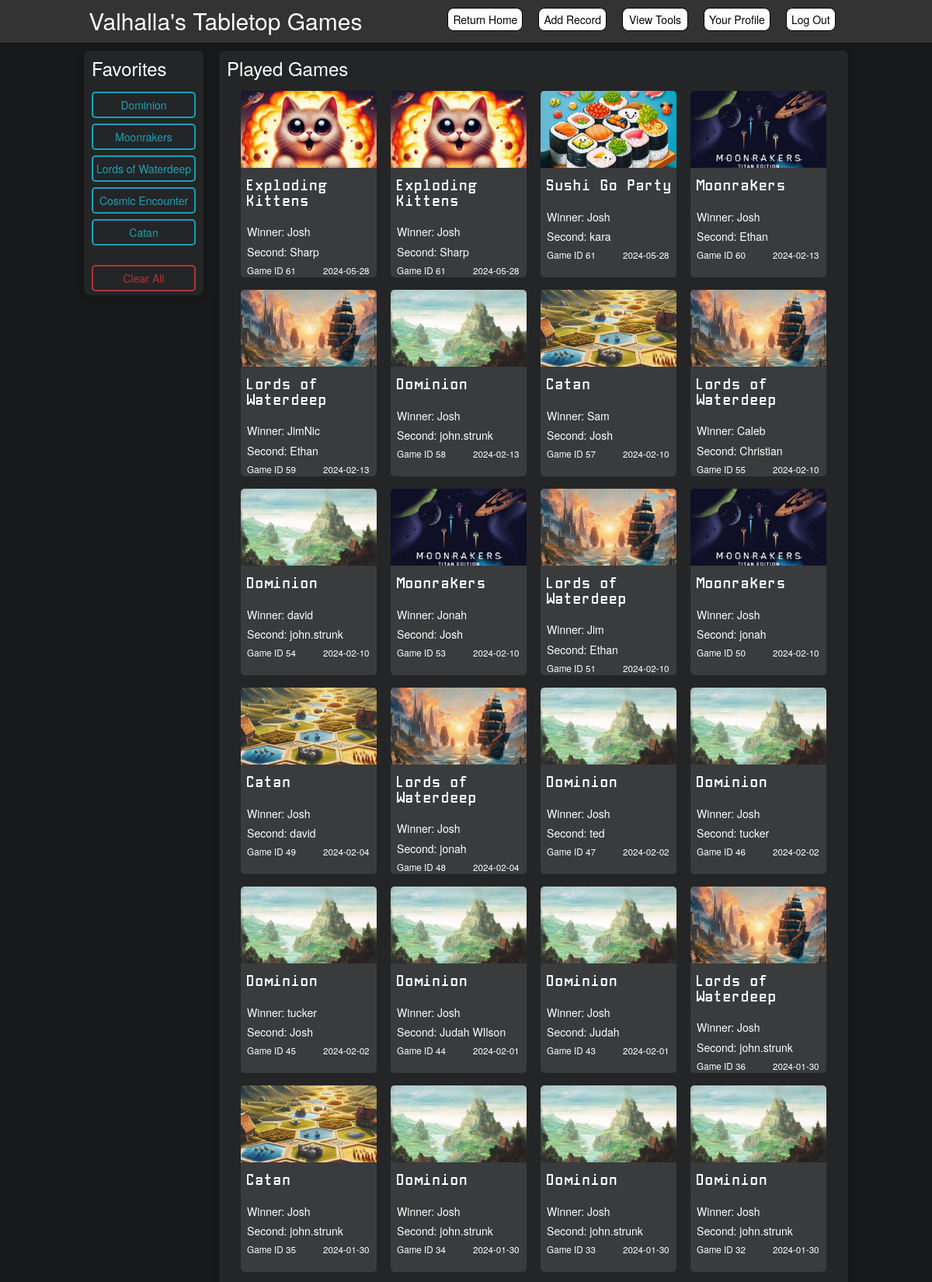
/showGames (signed in, upper part), run on the app's committed database.
### app.py (models this page shows)
class SupportedGames(db.Model):
        id = db.Column(db.Integer, primary_key=True)
        gameName = db.Column(db.String(50))
        numPlayers = db.Column(db.String(50))

class User(UserMixin, db.Model):
        id = db.Column(db.Integer, primary_key=True)
        fullname = db.Column(db.String(50), nullable=False)
        username = db.Column(db.String(15), nullable=False, unique=True)
        email = db.Column(db.String(50), nullable=False, unique=True)
        password = db.Column(db.String(80), nullable=False)
        favorites = db.relationship('SupportedGames', secondary=userFavorites, backref='favoritedby')
        played = db.relationship('SupportedNames', secondary=playedUsers, backref='playedwith')
        friends = db.relationship('User', secondary=friends,
                                primaryjoin=(friends.c.user_id == id),
                                secondaryjoin=(friends.c.friend_id == id),
                                backref=db.backref('friend_of', lazy='dynamic'),
                                lazy='dynamic')

class ExplodingKittensGame(db.Model):
    id = db.Column(db.Integer, primary_key=True)
    game_id = db.Column(db.Integer, nullable=False)
    winnerName = db.Column(db.String(50), nullable=False)
    secondName = db.Column(db.String(50), nullable=False)
    thirdName = db.Column(db.String(50))
    fourthName = db.Column(db.String(50))
    fifthName = db.Column(db.String(50))
    sixthName = db.Column(db.String(50))
    seventhName = db.Column(db.String(50))
    eighthName = db.Column(db.String(50))
    ninthName = db.Column(db.String(50))
    tenthName = db.Column(db.String(50))
    date = db.Column(db.Date)

class SushiGoPartyGame(db.Model):
    id = db.Column(db.Integer, primary_key=True)
    game_id = db.Column(db.Integer, nullable=False)
    winnerName = db.Column(db.String(50), nullable=False)
    winnerScore = db.Column(db.Integer, nullable=False)
    secondName = db.Column(db.String(50), nullable=False)
    secondScore = db.Column(db.Integer, nullable=False)
    thirdName = db.Column(db.String(50))
    thirdScore = db.Column(db.Integer)
    fourthName = db.Column(db.String(50))
    fourthScore = db.Column(db.Integer)
    fifthName = db.Column(db.String(50))
    fifthScore = db.Column(db.Integer)
    sixthName = db.Column(db.String(50))
    sixthScore = db.Column(db.Integer)
    seventhName = db.Column(db.String(50))
    seventhScore = db.Column(db.Integer)
    eighthName = db.Column(db.String(50))
    eighthScore = db.Column(db.Integer)
    date = db.Column(db.Date)

class MoonrakersGame(db.Model):
    id = db.Column(db.Integer, primary_key=True)
    game_id = db.Column(db.Integer, nullable=False)
    winnerName = db.Column(db.String(50), nullable=False)
    winnerScore = db.Column(db.Integer, nullable=False)
    secondName = db.Column(db.String(50))
    secondScore = db.Column(db.Integer)
    thirdName = db.Column(db.String(50))
    thirdScore = db.Column(db.Integer)
    fourthName = db.Column(db.String(50))
    fourthScore = db.Column(db.Integer)
    fourthName = db.Column(db.String(50))
    fourthScore = db.Column(db.Integer)
    fifthName = db.Column(db.String(50))
    fifthScore = db.Column(db.Integer)
    date = db.Column(db.Date)

class LordsofWaterdeepGame(db.Model):
    id = db.Column(db.Integer, primary_key=True)
    game_id = db.Column(db.Integer, nullable=False)
    winnerName = db.Column(db.String(50), nullable=False)
    winnerScore = db.Column(db.Integer, nullable=False)
    secondName = db.Column(db.String(50), nullable=False)
    secondScore = db.Column(db.Integer, nullable=False)
    thirdName = db.Column(db.String(50))
    thirdScore = db.Column(db.Integer)
    fourthName = db.Column(db.String(50))
    fourthScore = db.Column(db.Integer)
    fifthName = db.Column(db.String(50))
    fifthScore = db.Column(db.Integer)
    date = db.Column(db.Date)

class DominionGame(db.Model):
    id = db.Column(db.Integer, primary_key=True)
    game_id = db.Column(db.Integer, nullable=False)
    winnerName = db.Column(db.String(50), nullable=False)
    winnerScore = db.Column(db.Integer, nullable=False)
    secondName = db.Column(db.String(50), nullable=False)
    secondScore = db.Column(db.Integer, nullable=False)
    thirdName = db.Column(db.String(50))
    thirdScore = db.Column(db.Integer)
    fourthName = db.Column(db.String(50))
    fourthScore = db.Column(db.Integer)
    date = db.Column(db.Date)

class CatanGame(db.Model):
    id = db.Column(db.Integer, primary_key=True)
    game_id = db.Column(db.Integer, nullable=False)
    winnerName = db.Column(db.String(50), nullable=False)
    winnerScore = db.Column(db.Integer, nullable=False)
    secondName = db.Column(db.String(50), nullable=False)
    secondScore = db.Column(db.Integer, nullable=False)
    thirdName = db.Column(db.String(50))
    thirdScore = db.Column(db.Integer)
    fourthName = db.Column(db.String(50))
    fourthScore = db.Column(db.Integer)
    date = db.Column(db.Date)

### app.py (the view)
@app.route('/showGames', methods=['GET'])
@login_required
def showGames():
    games = current_user.favorites
    favoriteGames = []
    for game in games:
        game_name = game.gameName
        num_players = game.numPlayers
        favoriteGames.append((game_name, num_players))
    print("favoriteGames")
    print(favoriteGames)
    sortedGames = findRecentGames(current_user, 'false')
    return render_template('GameRecords.html', title='Show Games', sortedGames=sortedGames, favoriteGames=favoriteGames)

### app.py (called while the page is built)
@login_manager.user_loader
def load_user(user_id):
    return User.query.get(int(user_id))

### templates/GameRecords.html (shortened to what this page needs)
<html>
  <head>
    <link rel="stylesheet" href="https://cdn.jsdelivr.net/npm/bootstrap@3.3.7/dist/css/bootstrap.min.css">
    <link rel="stylesheet" href="{{ url_for('static', filename='css/GameRecordsStyles.css') }}">
  </head>
  <body>
    {% extends "base.html" %}
    {% import "bootstrap/wtf.html" as wtf %}
    {% block content %}
    <div id="content">
      <div class="section games">
        <h3 style="margin-bottom: 10px;">Favorites</h3>
        {% for game in favoriteGames[:5] %}
          <button id="{{ game[0].replace(' ', '') }}" class="gamebtn btn-outline">{{ game[0] }}</button>
        {% endfor %}
        <button id="testbtn" style="margin-top: 25px;">Clear All</button>
      </div>
      <div class="section">
        <h3 style="margin-bottom: 0px;">Played Games</h3>
        <div id="playedgames">
          {% if sortedGames %}
          {% for game in sortedGames %}
          <div class="game {{ game.game_type.replace(' ', '') }}">
            <div >
              <img class="gameimg" src="{{ url_for('static', filename='images/home/' + game.game_type.replace(' ', '') + '.png') }}" style="border-top-right-radius: 5px;">
            </div>
            <div class="gameContent">
              <h4 class="gameName">{{ game.game_type }}</h4>
              <h5>Winner: {{ game.winnerName }}</h5>
              <h5>Second: {{ game.secondName }}</h5>
              <span class='gameID' style="font-size: smaller; color: white;">Game ID {{ game.game_id}}</span>&nbsp;&nbsp;&nbsp;&nbsp;&nbsp;&nbsp;&nbsp;&nbsp;
              <span style="font-size: smaller; color: white;">{{ game.current_date }}</span>
            </div>
          </div>
          {% endfor %}
          {% endif %}
        </div>
      </div>
    </div>
    {% endblock %}

### static/css/GameRecordsStyles.css (style rules this page uses)
body { background-color: #18191A; }
#playedgames { padding-bottom: 10px; width: 790px; display: flex; flex-direction: row; flex-wrap: wrap; justify-content: center; background-color: #242526; border-radius: 6px; }
.game { display: flex; flex-direction: column; background-color: #3A3B3C; width: 175px; height: 240px; margin-top: 16px; border-radius: 5px; margin-left: 9px; margin-right: 9px; }
.gameContent { margin-left: 8px; }
.gameContent h5 { color: white; margin-bottom: 5px; }
.gameContent h4 { color: white; margin-top: 14px; margin-bottom: 22px; font-family: 'Manolo Mono', sans-serif !important; }
h3 { color: white; margin-top: 0px; }
.gameimg { width: 175px; height: 98.4375px; border-top-left-radius: 5px; border-bottom-left-radius: 0px; }
.games { display: flex; flex-direction: column; height: 315px; position: sticky; top: 65px; }
.games button { padding: 5px 4px; border-radius: 5px; margin-top: 7px; }
.btn-outline { color: #17a2b8 !important; background: transparent; border: 2px solid #17a2b8; }
#testbtn { color: #a73939 !important; background: transparent; border: 2px solid #a73939; }

### static/css/baseStyles.css (style rules this page uses)
body { background-color: #18191A; }
#content { display: flex; justify-content: center; background-color: #18191A; }
.section { margin: 10px; border-radius: 8px; box-shadow: 0px 0px 8px rgba(0, 0, 0, 0.2); padding: 10px; background-color:#242526; }

### data on the page
SupportedGames: gameName "Dominion"
SupportedGames: gameName "Moonrakers"
SupportedGames: gameName "Lords of Waterdeep"
SupportedGames: gameName "Cosmic Encounter"
SupportedGames: gameName "Catan"
User: winnerName "Josh" "Josh" "Josh" "Josh" "Josh" "Josh" "Josh" "Josh" "Josh" "Josh" "Josh" "Josh" "Josh" "Josh" "Josh" "Josh" "Josh", secondName "Josh" "Josh" "Josh"
ExplodingKittensGame: secondName "Sharp"
ExplodingKittensGame: secondName "Sharp"
SushiGoPartyGame: secondName "kara"
MoonrakersGame: secondName "Ethan"
LordsofWaterdeepGame: winnerName "JimNic", secondName "Ethan"
DominionGame: secondName "john.strunk"
CatanGame: winnerName "Sam"
LordsofWaterdeepGame: winnerName "Caleb", secondName "Christian"
DominionGame: winnerName "david", secondName "john.strunk"
MoonrakersGame: winnerName "Jonah"
LordsofWaterdeepGame: winnerName "Jim", secondName "Ethan"
MoonrakersGame: secondName "jonah"
CatanGame: secondName "david"
LordsofWaterdeepGame: secondName "jonah"
DominionGame: secondName "ted"
DominionGame: secondName "tucker"
DominionGame: winnerName "tucker"
DominionGame: secondName "Judah WIlson"
DominionGame: secondName "Judah"
LordsofWaterdeepGame: secondName "john.strunk"
CatanGame: secondName "john.strunk"
DominionGame: secondName "john.strunk"
DominionGame: secondName "john.strunk"
DominionGame: secondName "john.strunk"

### other printed values
{{ game.game_type }} "Exploding Kittens" "Exploding Kittens" "Sushi Go Party" "Moonrakers" "Lords of Waterdeep" "Dominion" "Catan" "Lords of Waterdeep" "Dominion" "Moonrakers" "Lords of Waterdeep" "Moonrakers" "Catan" "Lords of Waterdeep" "Dominion" "Dominion" "Dominion" "Dominion" "Dominion" "Lords of Waterdeep" "Catan" "Dominion" "Dominion" "Dominion"
{{ game.game_id }} "61" "61" "61" "60" "59" "58" "57" "55" "54" "53" "51" "50" "49" "48" "47" "46" "45" "44" "43" "36" "35" "34" "33" "32"
{{ game.current_date }} "2024-05-28" "2024-05-28" "2024-05-28" "2024-02-13" "2024-02-13" "2024-02-13" "2024-02-10" "2024-02-10" "2024-02-10" "2024-02-10" "2024-02-10" "2024-02-10" "2024-02-04" "2024-02-04" "2024-02-02" "2024-02-02" "2024-02-02" "2024-02-01" "2024-02-01" "2024-01-30" "2024-01-30" "2024-01-30" "2024-01-30" "2024-01-30"
